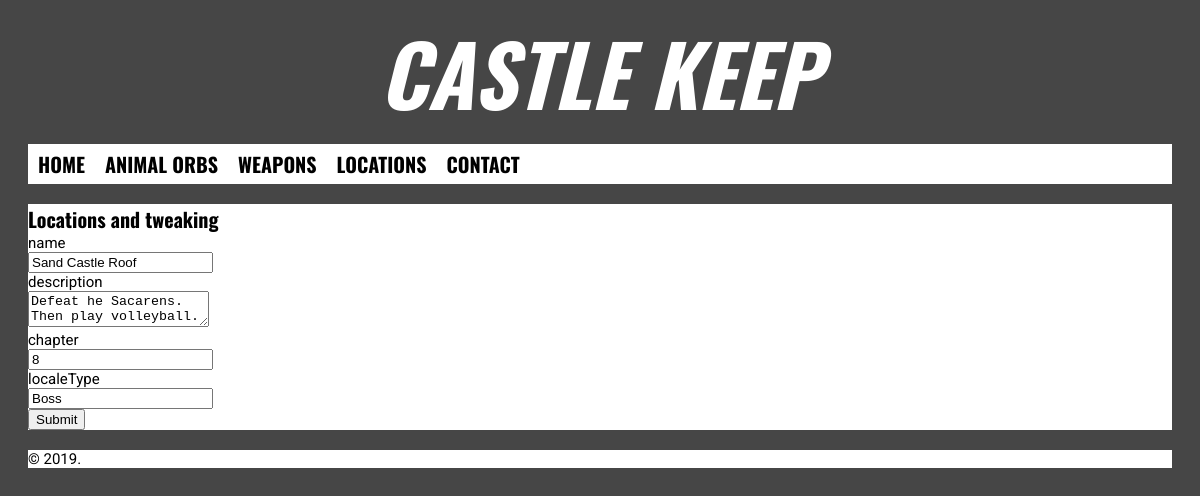
/edit_location/26, run on the app's committed database.
### app/models.py (models this page shows)
class Location(db.Model):
    __tablename__ = 'Location'
    id = db.Column(db.Integer, primary_key=True, nullable=False)
    name = db.Column(db.String(100), nullable=False)
    description = db.Column(db.String(2000))
    chapter = db.Column(db.Integer, nullable=False)
    localeType = db.Column(db.String(10))
    orbLoc = db.relationship('Orb')
    weaponLoc = db.relationship('Weapon')

### app/routes.py (the view)
@app.route('/edit_location/<id>', methods=['GET', 'POST'])
def edit_location(id):
    form = Edit_Location()
    xlocation = Location.query.get(id)
    form.name.data = xlocation.name
    form.description.data = xlocation.description
    form.chapter.data = xlocation.chapter
    form.localeType.data = xlocation.localeType
    if form.validate_on_submit():
        xlocation.name = form.name.data
        xlocation.description = form.description.data
        xlocation.chapter = form.chapter.data
        xlocation.localeType = form.localeType.data
        db.session.add(xlocation)
        db.session.commit()
        return redirect(url_for('location_details', id=id))
    else:
        return render_template('edit_location.html', form=form, xlocation=xlocation, title="Editing Location")

### app/forms.py
class Edit_Location(FlaskForm):
    name = TextField('name', validators=[DataRequired(message=('Name?'))])
    description = TextAreaField('description', validators=[DataRequired(message=('Elaborate please...'))])
    chapter = IntegerField('chapter', validators=[DataRequired(message=('Please enter a chapter number!'))])
    localeType = TextField('localeType', validators=[DataRequired(message=('How could an error come up?!'))])

### app/templates/edit_location.html (shortened to what this page needs)
{% extends 'layout.html' %}
{% block content %}
<section>
  <h2>Locations and tweaking</h2>
  <form method="POST" enctype="multipart/form-data">
    <div>
      {{form.name.label}}
      <br>
      {{form.name}}
    </div>
    <div>
      {{form.description.label}}
      <br>
      {{form.description}}
    </div>
    <div>
      {{form.chapter.label}}
      <br>
      {{form.chapter}}
    </div>
    <div>
      {{form.localeType.label}}
      <br>
      {{form.localeType}}
    </div>
    <input type="submit" value="Submit">
  </form>
</section>
{% endblock %}

### app/static/stylesheets/style.css (style rules this page uses)
html { background-color: #464646; color: #000000; font-family: 'Roboto', sans-serif; font-size: 15px; }
footer, nav, section { background-color: #FFFFFF; margin: 0 20px 20px 20px; }
footer, h2 { margin-top: 0px; margin-bottom: 0px; }
h2, li a { font-size: 20px; font-family: 'Oswald', sans-serif; font-weight: bold; }

### data on the page
Location: name "Sand Castle Roof", description "Defeat he Sacarens. Then play volleyball.", chapter "8", localeType "Boss"
